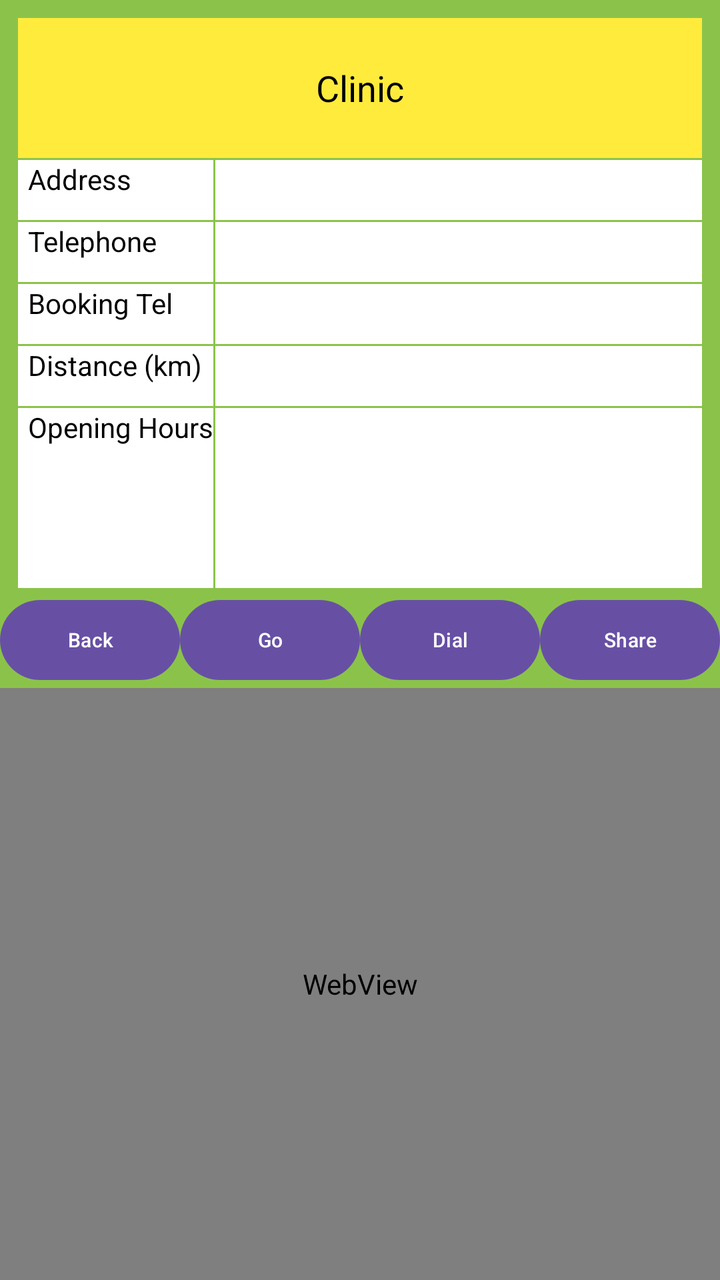
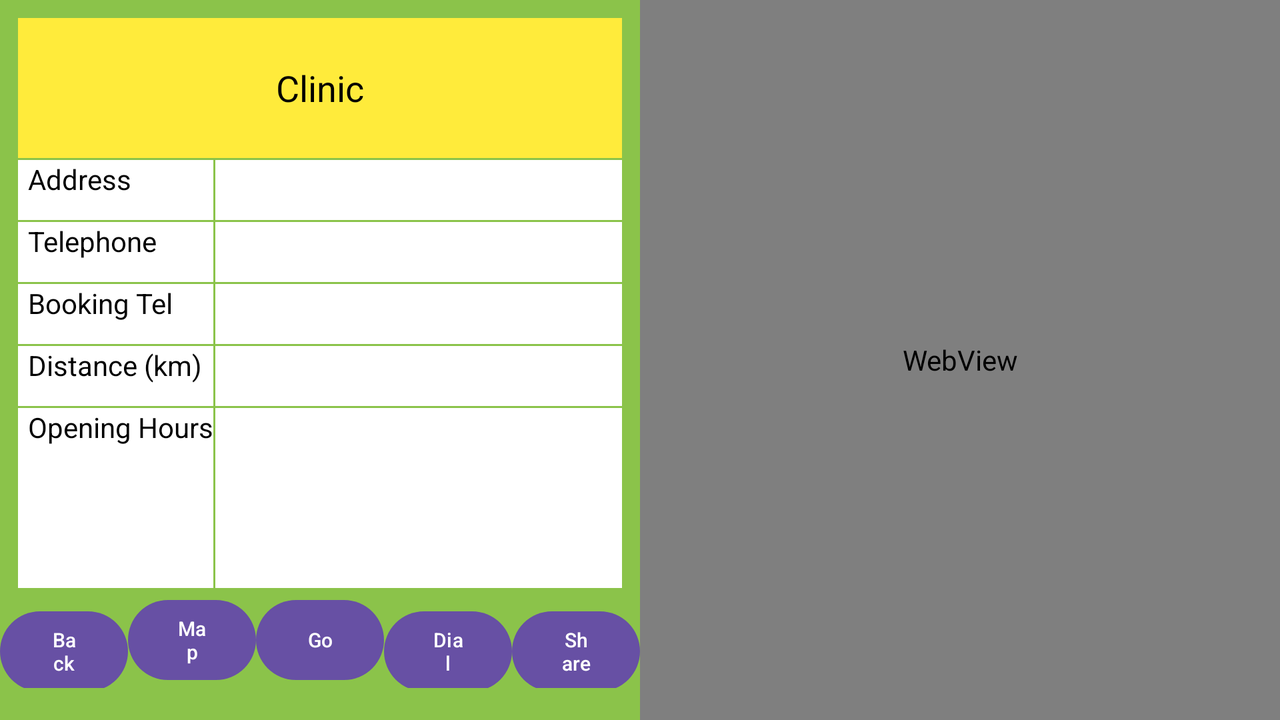

One screen, two layout resources from the same app: the default and the repository's alternative for another configuration. Each is rendered where Android would select it; the XML of both is given below.
<!-- AndroidManifest.xml: application theme Theme.VT6002C -->
<!-- res/layout/activity_detail.xml -->
<?xml version="1.0" encoding="utf-8"?>
<LinearLayout xmlns:android="http://schemas.android.com/apk/res/android"
    xmlns:app="http://schemas.android.com/apk/res-auto"
    xmlns:tools="http://schemas.android.com/tools"
    android:layout_width="match_parent"
    android:layout_height="match_parent"
    android:background="#8BC34A"
    android:orientation="vertical"
    tools:context=".Detail">

    <TableLayout
        android:id="@+id/tableLayout"
        android:layout_width="match_parent"
        android:layout_height="wrap_content"
        android:layout_marginStart="8dp"
        android:layout_marginLeft="8dp"
        android:layout_marginTop="8dp"
        android:layout_marginEnd="8dp"
        android:layout_marginRight="8dp"
        android:background="#00000000"
        android:padding="1dp"
        app:layout_constraintEnd_toEndOf="parent"
        app:layout_constraintStart_toStartOf="parent"
        app:layout_constraintTop_toTopOf="parent">

        <TableRow
            android:layout_width="match_parent"
            android:layout_height="match_parent">

            <TextView
                android:id="@+id/text_name"
                android:layout_width="64dp"
                android:layout_height="wrap_content"
                android:layout_weight="1"
                android:background="#FFEB3B"
                android:gravity="center"
                android:minHeight="70dp"
                android:padding="3dp"
                android:text="Clinic"
                android:textColor="#000000"
                android:textSize="18sp" />
        </TableRow>

        <TableRow
            android:layout_width="match_parent"
            android:layout_height="30dp"
            android:layout_marginTop="1dp">

            <TextView
                android:id="@+id/textView4"
                android:layout_width="match_parent"
                android:layout_height="match_parent"
                android:background="#FFF"
                android:minHeight="30dp"
                android:paddingLeft="5dp"
                android:paddingRight="5dp"
                android:shadowColor="@color/colorPrimaryDark"
                android:textColor="#000000"
                android:text="@string/add" />

            <TextView
                android:id="@+id/text_add"
                android:layout_width="wrap_content"
                android:layout_height="wrap_content"
                android:minHeight="30dp"
                android:layout_marginLeft="1dp"
                android:layout_weight="1"
                android:background="#FFF"
                android:textColor="#000000" />
        </TableRow>

        <TableRow
            android:layout_width="match_parent"
            android:layout_height="match_parent"
            android:layout_marginTop="1dp">

            <TextView
                android:id="@+id/textView6"
                android:layout_width="match_parent"
                android:layout_height="30dp"
                android:background="#FFF"
                android:textColor="#000000"
                android:paddingLeft="5dp"
                android:text="@string/telephone" />

            <TextView
                android:id="@+id/text_telephone"
                android:layout_width="wrap_content"
                android:layout_height="30dp"
                android:layout_marginLeft="1dp"
                android:layout_weight="1"
                android:background="#FFF"
                android:textColor="#000000" />
        </TableRow>

        <TableRow
            android:layout_width="match_parent"
            android:layout_height="30dp"
            android:layout_marginTop="1dp">

            <TextView
                android:id="@+id/textView8"
                android:layout_width="match_parent"
                android:layout_height="30dp"
                android:background="#FFF"
                android:textColor="#000000"
                android:paddingLeft="5dp"
                android:text="@string/booking" />

            <TextView
                android:id="@+id/text_booktel"
                android:layout_width="wrap_content"
                android:layout_height="30dp"
                android:layout_marginLeft="1dp"
                android:textColor="#000000"
                android:layout_weight="1"
                android:autoLink="web"
                android:background="#FFF"/>

        </TableRow>

        <TableRow
            android:layout_width="match_parent"
            android:layout_height="30dp"
            android:layout_marginTop="1dp" >

            <TextView
                android:id="@+id/textView16"
                android:layout_width="match_parent"
                android:layout_height="match_parent"
                android:background="#FFF"
                android:paddingLeft="5dp"
                android:textColor="#000000"
                android:text="Distance (km)" />

            <TextView
                android:id="@+id/text_dis"
                android:layout_width="wrap_content"
                android:layout_height="30dp"
                android:layout_marginLeft="1dp"
                android:layout_weight="1"
                android:background="#FFF"
                android:textColor="#000000" />

        </TableRow>

        <TableRow
            android:layout_width="match_parent"
            android:layout_height="30dp"
            android:layout_marginTop="1dp">

            <TextView
                android:id="@+id/textView12"
                android:layout_width="match_parent"
                android:layout_height="match_parent"
                android:background="#FFF"
                android:textColor="#000000"
                android:paddingLeft="5dp"
                android:text="Opening Hours" />

            <ScrollView
                android:layout_width="match_parent"
                android:layout_height="90dp"
                android:layout_marginLeft="1dp"
                android:textColor="#000000"
                android:layout_weight="1"
                android:background="#FFF">
                <LinearLayout
                    android:layout_width="match_parent"
                    android:layout_height="match_parent"
                    android:orientation="vertical">

                    <TextView
                        android:id="@+id/text_oh"
                        android:layout_width="match_parent"
                        android:layout_height="match_parent"
                        android:autoLink="web"
                        android:background="#FFF"
                        android:paddingLeft="5dp"
                        android:textColor="#000000" />

                </LinearLayout>
            </ScrollView>

        </TableRow>

        <TableRow
            android:layout_width="match_parent"
            android:layout_height="match_parent"
            android:layout_marginTop="1dp" />


    </TableLayout>

    <LinearLayout
        android:layout_width="match_parent"
        android:layout_height="wrap_content"
        android:orientation="horizontal">

        <Button
            android:id="@+id/btn_back"
            android:layout_width="match_parent"
            android:layout_height="wrap_content"
            android:layout_weight="1"
            android:text="Back"
            android:textSize="10sp" />

        <Button
            android:id="@+id/btn_dir"
            android:layout_width="match_parent"
            android:layout_height="wrap_content"
            android:layout_weight="1"
            android:text="Go"
            android:textSize="10sp" />

        <Button
            android:id="@+id/btn_dial"
            android:layout_width="match_parent"
            android:layout_height="wrap_content"
            android:layout_weight="1"
            android:text="Dial"
            android:textSize="10sp" />

        <Button
            android:id="@+id/btn_share"
            android:layout_width="match_parent"
            android:layout_height="wrap_content"
            android:layout_weight="1"
            android:text="Share"
            android:textSize="10sp" />
    </LinearLayout>

    <WebView
        android:id="@+id/webview"
        android:layout_width="match_parent"
        android:layout_height="match_parent" />

</LinearLayout>
<!-- resources referenced by this layout -->
<resources>
  <string name="add">Address</string>
  <string name="booking">Booking Tel</string>
  <string name="telephone">Telephone</string>
  <style name="Theme.VT6002C" parent="Base.Theme.VT6002C" />
  <style name="Base.Theme.VT6002C" parent="Theme.Material3.DayNight.NoActionBar">
          
          
      </style>
</resources>
<!-- res/layout-land/activity_detail.xml (the repository's variant of the layout above) -->
<!-- drawn on the phone turned sideways -->
<?xml version="1.0" encoding="utf-8"?>
<LinearLayout xmlns:android="http://schemas.android.com/apk/res/android"
    xmlns:app="http://schemas.android.com/apk/res-auto"
    xmlns:tools="http://schemas.android.com/tools"
    android:layout_width="match_parent"
    android:layout_height="match_parent"
    android:background="#8BC34A"
    android:orientation="horizontal"
    tools:context=".Detail">

    <LinearLayout
        android:layout_width="match_parent"
        android:layout_height="match_parent"
        android:layout_weight="1"
        android:orientation="vertical">

    <TableLayout
        android:id="@+id/tableLayout"
        android:layout_width="match_parent"
        android:layout_height="wrap_content"
        android:layout_marginStart="8dp"
        android:layout_marginLeft="8dp"
        android:layout_marginTop="8dp"
        android:layout_marginEnd="8dp"
        android:layout_marginRight="8dp"
        android:background="#00000000"
        android:padding="1dp"
        app:layout_constraintEnd_toEndOf="parent"
        app:layout_constraintStart_toStartOf="parent"
        app:layout_constraintTop_toTopOf="parent">

        <TableRow
            android:layout_width="match_parent"
            android:layout_height="match_parent">

            <TextView
                android:id="@+id/text_name"
                android:layout_width="64dp"
                android:layout_height="wrap_content"
                android:layout_weight="1"
                android:background="#FFEB3B"
                android:gravity="center"
                android:minHeight="70dp"
                android:padding="3dp"
                android:text="Clinic"
                android:textColor="#000000"
                android:textSize="18sp" />
        </TableRow>

        <TableRow
            android:layout_width="match_parent"
            android:layout_height="30dp"
            android:layout_marginTop="1dp">

            <TextView
                android:id="@+id/textView4"
                android:layout_width="match_parent"
                android:layout_height="match_parent"
                android:background="#FFF"
                android:minHeight="30dp"
                android:paddingLeft="5dp"
                android:paddingRight="5dp"
                android:shadowColor="@color/colorPrimaryDark"
                android:textColor="#000000"
                android:text="@string/add" />

            <TextView
                android:id="@+id/text_add"
                android:layout_width="wrap_content"
                android:layout_height="wrap_content"
                android:minHeight="30dp"
                android:layout_marginLeft="1dp"
                android:layout_weight="1"
                android:background="#FFF"
                android:textColor="#000000" />
        </TableRow>

        <TableRow
            android:layout_width="match_parent"
            android:layout_height="match_parent"
            android:layout_marginTop="1dp">

            <TextView
                android:id="@+id/textView6"
                android:layout_width="match_parent"
                android:layout_height="30dp"
                android:background="#FFF"
                android:textColor="#000000"
                android:paddingLeft="5dp"
                android:text="@string/telephone" />

            <TextView
                android:id="@+id/text_telephone"
                android:layout_width="wrap_content"
                android:layout_height="30dp"
                android:layout_marginLeft="1dp"
                android:layout_weight="1"
                android:background="#FFF"
                android:textColor="#000000" />
        </TableRow>

        <TableRow
            android:layout_width="match_parent"
            android:layout_height="30dp"
            android:layout_marginTop="1dp">

            <TextView
                android:id="@+id/textView8"
                android:layout_width="match_parent"
                android:layout_height="30dp"
                android:background="#FFF"
                android:textColor="#000000"
                android:paddingLeft="5dp"
                android:text="@string/booking" />

            <TextView
                android:id="@+id/text_booktel"
                android:layout_width="wrap_content"
                android:layout_height="30dp"
                android:layout_marginLeft="1dp"
                android:textColor="#000000"
                android:layout_weight="1"
                android:autoLink="web"
                android:background="#FFF"/>

        </TableRow>

        <TableRow
            android:layout_width="match_parent"
            android:layout_height="30dp"
            android:layout_marginTop="1dp" >

            <TextView
                android:id="@+id/textView16"
                android:layout_width="match_parent"
                android:layout_height="match_parent"
                android:background="#FFF"
                android:paddingLeft="5dp"
                android:textColor="#000000"
                android:text="Distance (km)" />

            <TextView
                android:id="@+id/text_dis"
                android:layout_width="wrap_content"
                android:layout_height="30dp"
                android:layout_marginLeft="1dp"
                android:layout_weight="1"
                android:background="#FFF"
                android:textColor="#000000" />

        </TableRow>

        <TableRow
            android:layout_width="match_parent"
            android:layout_height="30dp"
            android:layout_marginTop="1dp">

            <TextView
                android:id="@+id/textView12"
                android:layout_width="match_parent"
                android:layout_height="match_parent"
                android:background="#FFF"
                android:textColor="#000000"
                android:paddingLeft="5dp"
                android:text="Opening Hours" />

            <ScrollView
                android:layout_width="match_parent"
                android:layout_height="90dp"
                android:layout_marginLeft="1dp"
                android:textColor="#000000"
                android:layout_weight="1"
                android:background="#FFF">
                <LinearLayout
                    android:layout_width="match_parent"
                    android:layout_height="match_parent"
                    android:orientation="vertical">

                    <TextView
                        android:id="@+id/text_oh"
                        android:layout_width="match_parent"
                        android:layout_height="match_parent"
                        android:autoLink="web"
                        android:background="#FFF"
                        android:paddingLeft="5dp"
                        android:textColor="#000000" />

                </LinearLayout>
            </ScrollView>

        </TableRow>

        <TableRow
            android:layout_width="match_parent"
            android:layout_height="match_parent"
            android:layout_marginTop="1dp" />


    </TableLayout>

    <LinearLayout
        android:layout_width="match_parent"
        android:layout_height="wrap_content"
        android:orientation="horizontal">

        <Button
            android:id="@+id/btn_back"
            android:layout_width="match_parent"
            android:layout_height="wrap_content"
            android:layout_weight="1"
            android:text="Back"
            android:textSize="10sp" />

        <Button
            android:id="@+id/btn_map"
            android:layout_width="match_parent"
            android:layout_height="match_parent"
            android:layout_weight="1"
            android:text="Map"
            android:textSize="10sp" />

        <Button
            android:id="@+id/btn_dir"
            android:layout_width="match_parent"
            android:layout_height="wrap_content"
            android:layout_weight="1"
            android:text="Go"
            android:textSize="10sp" />

        <Button
            android:id="@+id/btn_dial"
            android:layout_width="match_parent"
            android:layout_height="wrap_content"
            android:layout_weight="1"
            android:text="Dial"
            android:textSize="10sp" />

        <Button
            android:id="@+id/btn_share"
            android:layout_width="match_parent"
            android:layout_height="wrap_content"
            android:layout_weight="1"
            android:text="Share"
            android:textSize="10sp" />
    </LinearLayout>
    </LinearLayout>
    <WebView
        android:id="@+id/webview"
        android:layout_weight="1"
        android:layout_width="match_parent"
        android:layout_height="match_parent" />

</LinearLayout>
